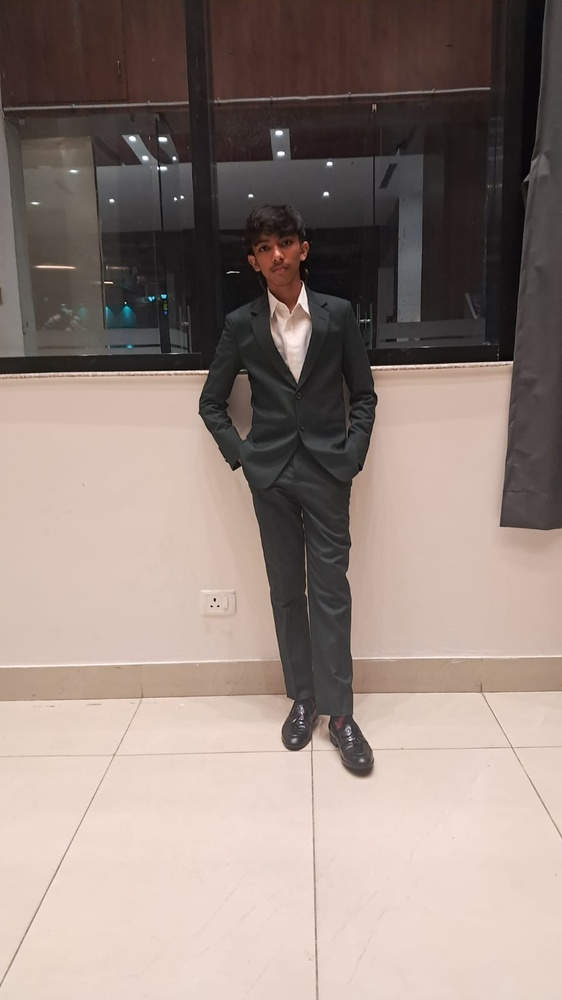
#> input picture m.jpeg, 562 x 1000 px, shrunk from 900 x 1600 before the run, found by its file name
$ python edge.py   (older library calls are emulated)
#> lines starting #> are read from the running program, lines starting #| are printed output that depends on the picture
import cv2
import numpy as np
import matplotlib.pyplot as plt

def show (title,img):
    plt.imshow(img,cmap="gray")
    plt.title(title)
    plt.axis("off")
    plt.show()

def edge_dectation(image_path):
    image=cv2.imread(image_path)
#> image is the input picture: shape (1000, 562, 3); mean B, G, R 125.8, 133, 148.3
    if image is None:
        print("image not found")
        return
    else :
        gray=cv2.cvtColor(image,cv2.COLOR_BGR2GRAY)
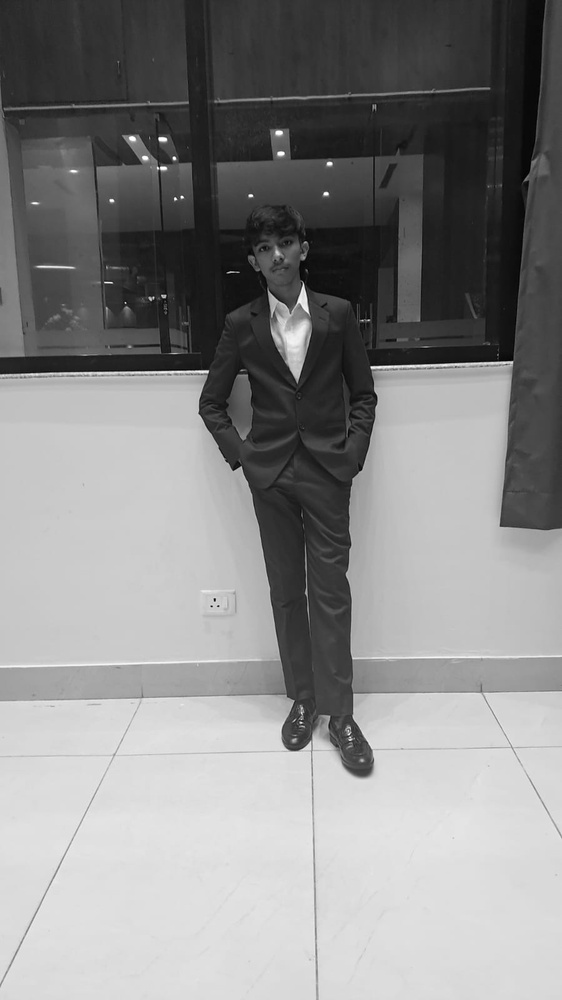
#> gray: shape (1000, 562); min 0, max 255, mean 136.8

        while True:
            print("1.sobel edge detection")
            print("2.canny edge detection")
            print("3.gaussian blur")
            print("4.exit")

            choice=input("enter your choice")
            if (choice=="1"):
                sobelx=cv2.Sobel(gray,cv2.CV_64F,1,0,ksize=3)
                sobely=cv2.Sobel(gray,cv2.CV_64F,0,1,ksize=3)
                sobel=cv2.bitwise_or(np.uint8(np.absolute(sobelx)),np.uint8(np.absolute(sobely)))
                show("sobel edge detetion",sobel)

            elif (choice=="2"):
                low=int(input("enter low value"))
                high=int(input("enter high value"))
                edges=cv2.Canny(gray,low,high)
                show("canny edge detection",edges)
            elif (choice=="3"):
                k=int(input("enter kernal value"))
                blur=cv2.GaussianBlur(gray,(k,k),0)
                show("gaussian blur",blur)

            elif (choice=="4"):
                print("exiting")

            else:
                print("invalid choice")
                break
#> this loop made 7 passes; the answer given on pass 1: 1
#> pass 1, in edge_dectation, `sobelx=cv2.Sobel(gray,cv2.CV_64F,1,0,ksize=3)`:
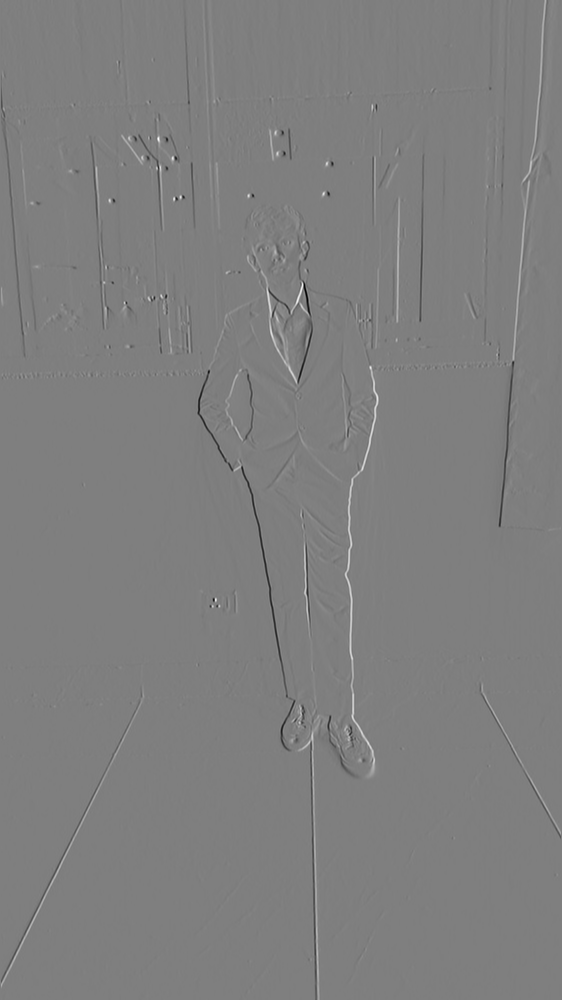
#> sobelx: shape (1000, 562) float64; min -841, max 846, mean -0.5; drawn with min black and max white
#> pass 1, in edge_dectation, `sobely=cv2.Sobel(gray,cv2.CV_64F,0,1,ksize=3)`:
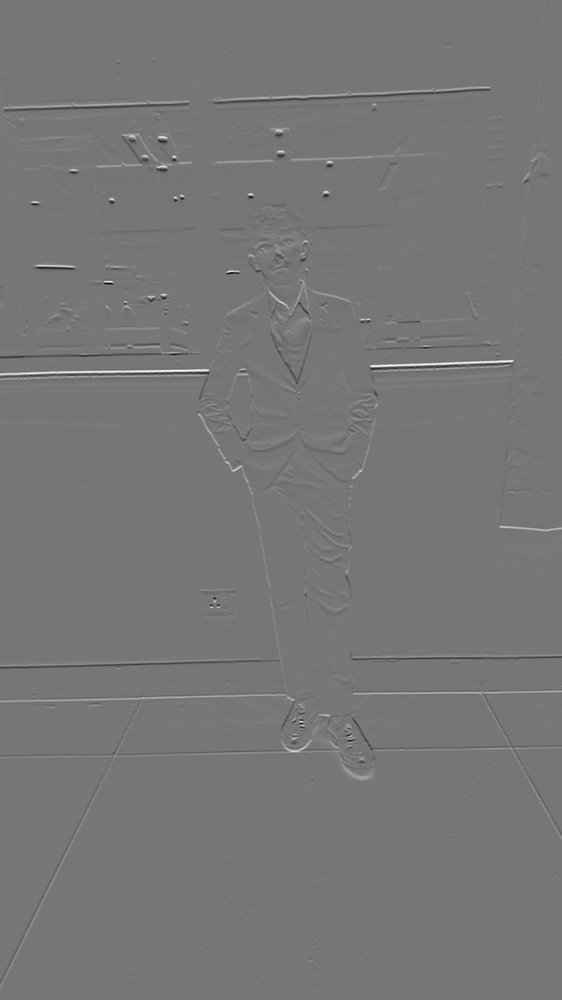
#> sobely: shape (1000, 562) float64; min -802, max 919, mean 1.4; drawn with min black and max white
#> pass 1, in edge_dectation, `sobel=cv2.bitwise_or(np.uint8(np.absolute(sobelx)),np.uint8(np.absolut..`:
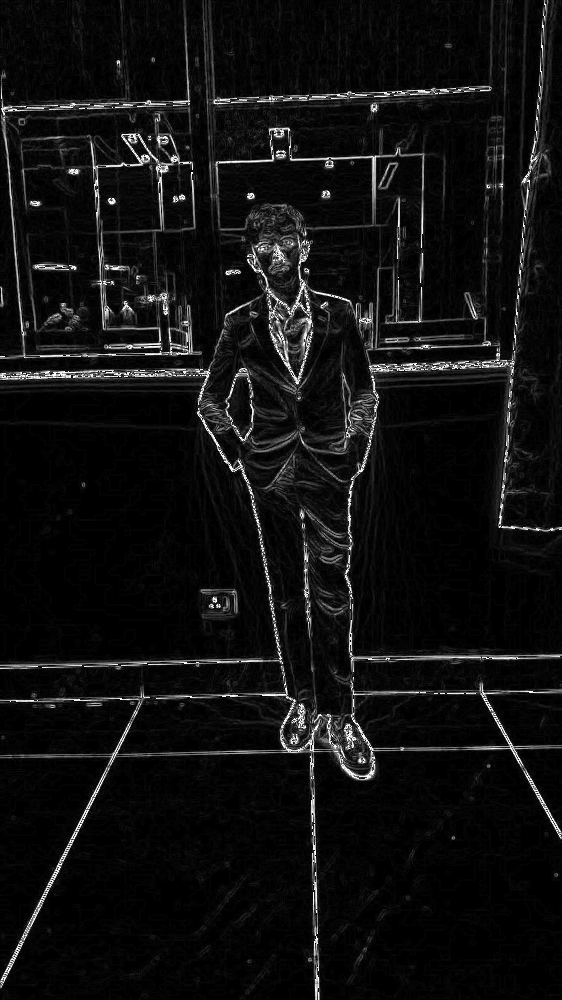
#> sobel: shape (1000, 562); min 0, max 255, mean 16.2
#> (the run stopped early here; a loop or call above may not have finished)

$ run again, with i.jpg copied over m.jpeg
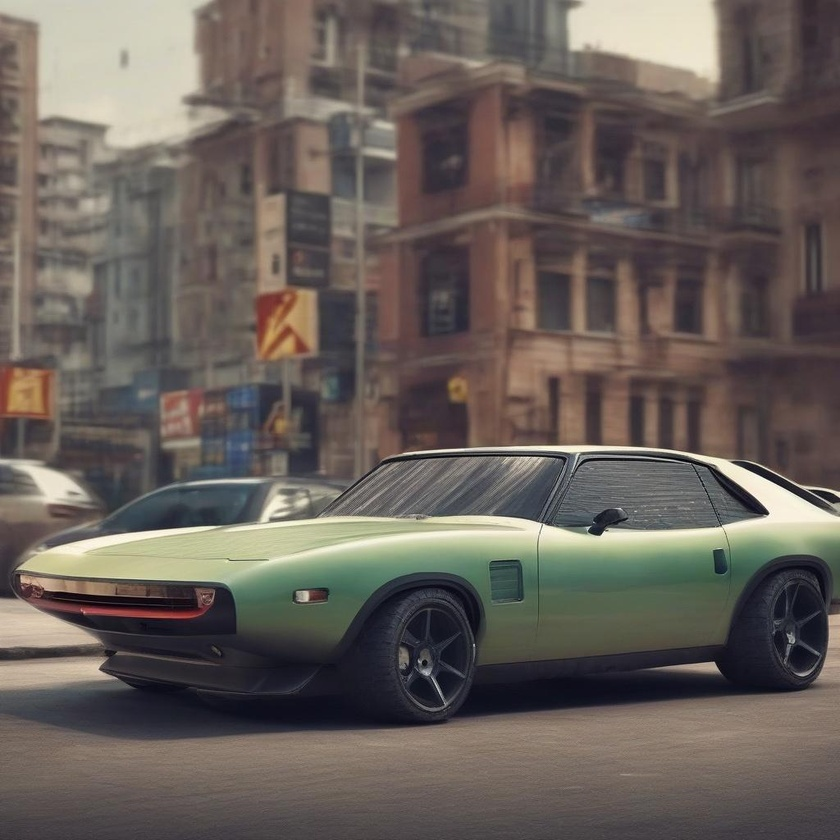
#> input picture i.jpg, 840 x 840 px, shrunk from 1024 x 1024 before the run, found by its file name
#> in edge_dectation, image is the input picture: shape (840, 840, 3); mean B, G, R 89.9, 95.7, 103.9
#> the loop in edge_dectation, `while True:` made 7 passes; the answer given on pass 1: 1
#> pass 1, in edge_dectation, `sobely=cv2.Sobel(gray,cv2.CV_64F,0,1,ksize=3)`:
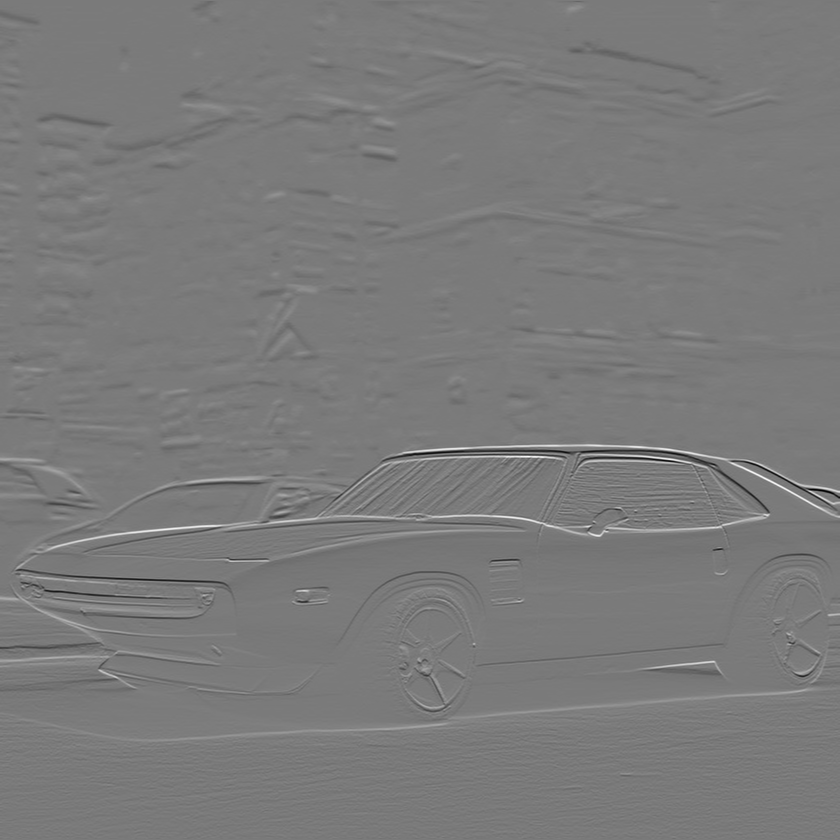
#> sobely: shape (840, 840) float64; min -822, max 883, mean -0.7; drawn with min black and max white
#> pass 1, in edge_dectation, `sobel=cv2.bitwise_or(np.uint8(np.absolute(sobelx)),np.uint8(np.absolut..`:
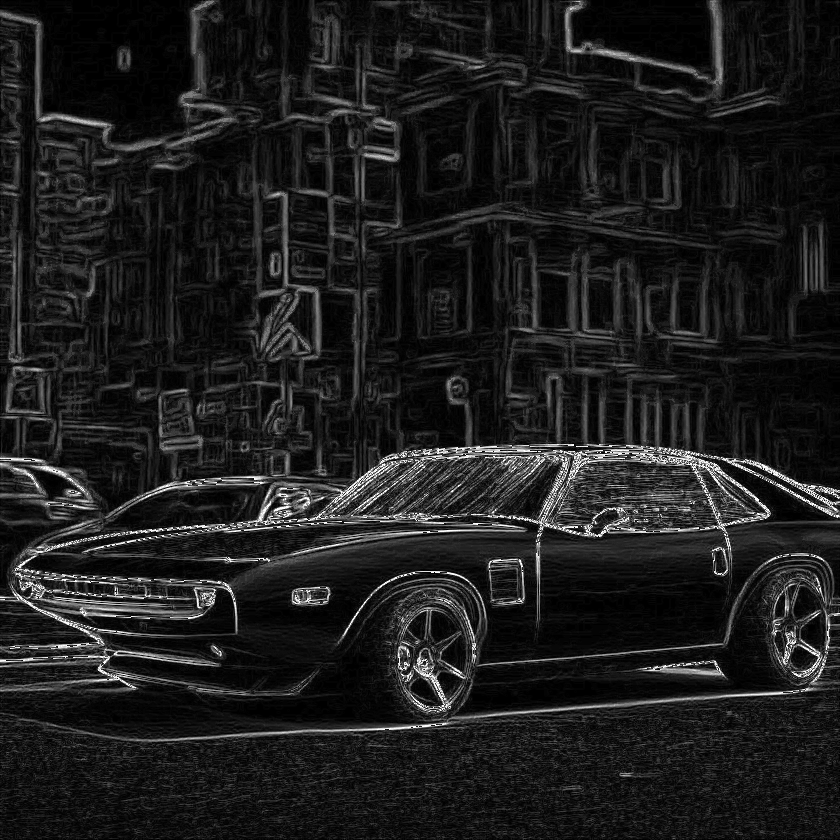
#> sobel: shape (840, 840); min 0, max 255, mean 29.1
